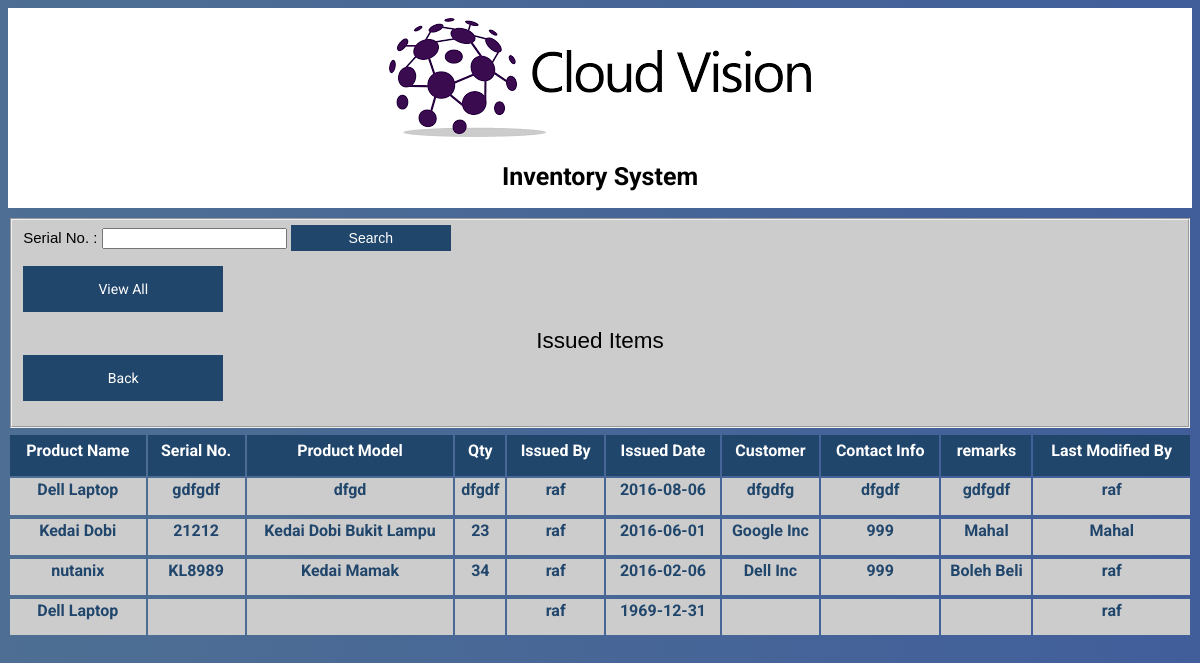
The app's page /view_issued_item.php with its own data.
### tables this page shows
CREATE TABLE IF NOT EXISTS `tbl_issued` (
  `product_name` varchar(150) NOT NULL,
  `serial_no` varchar(150) NOT NULL,
  `product_desc` varchar(150) NOT NULL,
  `unit` varchar(150) NOT NULL,
  `quantity` varchar(150) NOT NULL,
  `issued_by` varchar(150) NOT NULL,
  `issued_date` date NOT NULL,
  `issued_customer` varchar(150) NOT NULL,
  `customer_contact` varchar(300) NOT NULL,
  `remarks` varchar(150) NOT NULL,
  `work_order` varchar(150) NOT NULL,
  `param1` varchar(150) NOT NULL,
  `param2` varchar(150) NOT NULL,
  `param3` varchar(150) NOT NULL,
  `param4` varchar(150) NOT NULL,
  `param5` varchar(150) NOT NULL,
  `param6` varchar(150) NOT NULL,
  `param7` varchar(150) NOT NULL,
  `last_modified_by` varchar(150) NOT NULL
);

### view_issued_item.php (the view, shortened to what this page needs)
<?php
include_once("config.php");
$query_tbl_issued="SELECT * FROM tbl_issued ORDER BY issued_date DESC lIMIT 50";
$result = $conn->query($query_tbl_issued);
?>
<html>
<head>
	<link rel="stylesheet" type="text/css" href="view_stock.css">
</head>
<body>
	<div class="header">
		<img src="logo.png">
		<p><p>Inventory System<p><p>
	</div>
	<fieldset>
		<form  method="post" action="search_view_issued.php">
			<label for="Serial No.">Serial No. :</label>
		    <input type="text" name="serial_no" id="serial_no" value="" />
	        <input type="submit" class="button" value="Search" />
		</form>
		<form action="view_issued_item.php" class="form">
			<button>View All</button>
		</form>
		<div class="page_title">Issued Items</div>
		<form action="function.php" class="form">
			<button>Back</button>
		</form>
	</fieldset>
	<table width='100%' border=0>
	<tr bgcolor='#21466c' border=0>
		<td><h1>Product Name</h1></td>
		<td><h1>Serial No.</h1></td>
		<td><h1>Product Model</h1></td>
		<td><h1>Qty</h1></td>
		<td><h1>Issued By</h1></td>
		<td><h1>Issued Date</h1></td>
		<td><h1>Customer</h1></td>
		<td><h1>Contact Info</h1></td>
		<td><h1>remarks</h1></td>
		<td><h1>Last Modified By</h1></td>
	</tr>
	<?php
		if ($row = $result->fetch(PDO::FETCH_ASSOC))
		{
			while($row = $result->fetch(PDO::FETCH_ASSOC)) {
				echo "<tr bgcolor='#CCCCCC' border=0>";
	        	echo "<td><h2>".$row['product_name']."</h2></td>";
	        	echo "<td><h2>".$row['serial_no']."</h2></td>";
	        	echo "<td><h2>".$row['product_desc']."</h2></td>";
	        	echo "<td><h2>".$row['quantity']."</h2></td>";
	        	echo "<td><h2>".$row['issued_by']."</h2></td>";
	        	echo "<td><h2>".$row['issued_date']."</h2></td>";
	        	echo "<td><h2>".$row['issued_customer']."</h2></td>";
	        	echo "<td><h2>".$row['customer_contact']."</h2></td>";
	        	echo "<td><h2>".$row['remarks']."</h2></td>";
				echo "<td><h2>".$row['last_modified_by']."</h2></td>"."<tr>";
	    	}
		}
	?>
	</table>
</body>
</html>

### view_stock.css (style rules this page uses)
.header { width: 100%; height: 180px; background-color: #ffffff; font: bold 25px "roboto", Verdana; text-align: center; padding-bottom: 10px; padding-top: 10px; }
fieldset { margin-top: 10px; margin-bottom: 5px; font: 15px "Trebuchet MS", Verdana, Arial, Helvetica,sans-serif; color: ##ffffff;; background-color: #cccccc; }
.button { font: 15px "Trebuchet MS", Verdana, Arial, Helvetica,sans-serif; outline: 0; background: #21466c; width: 160px; border: 0; padding: 5px; color: #FFFFFF; font-size: 14px; -webkit-transition: all 0.3 ease; transition: all 0.3 ease; cursor: pointer; }
h1 { padding: 5px; font-size:1em; text-align: center; color: #ffffff; }
h2 { padding: 1px; font-size:1em; text-align: center; color: #21466c; }
.page_title { padding: 1px; font-size:1.5em; text-align: center; color: #000000; }
body { background: #415e9b; background: -webkit-linear-gradient(right, #415e9b, #4e6f93); background: -moz-linear-gradient(right, #415e9b, #4e6f93); background: -o-linear-gradient(right, #415e9b, #4e6f93); background: linear-gradient(to left, #415e9b, #4e6f93); font-family: "Roboto", sans-serif; -webkit-font-smoothing: antialiased; -moz-osx-font-smoothing: grayscale; }
.form button { font-family: "Roboto", sans-serif; outline: 0; background: #21466c; width: 100%; border: 0; padding: 15px; color: #FFFFFF; font-size: 14px; -webkit-transition: all 0.3 ease; transition: all 0.3 ease; cursor: pointer; max-width: 200px; }

### records on screen
tbl_issued: product_name "Dell Laptop", serial_no "gdfgdf", product_desc "dfgd", quantity "dfgdf", issued_by "raf", issued_date "2016-08-06", issued_customer "dfgdfg", customer_contact "dfgdf", remarks "gdfgdf", last_modified_by "raf"
tbl_issued: product_name "Kedai Dobi", serial_no "21212", product_desc "Kedai Dobi Bukit Lampu", quantity "23", issued_by "raf", issued_date "2016-06-01", issued_customer "Google Inc", customer_contact "999", remarks "Mahal", last_modified_by "Mahal"
tbl_issued: product_name "nutanix", serial_no "KL8989", product_desc "Kedai Mamak", quantity "34", issued_by "raf", issued_date "2016-02-06", issued_customer "Dell Inc", customer_contact "999", remarks "Boleh Beli", last_modified_by "raf"
tbl_issued: product_name "Dell Laptop", issued_by "raf", issued_date "1969-12-31", last_modified_by "raf"
